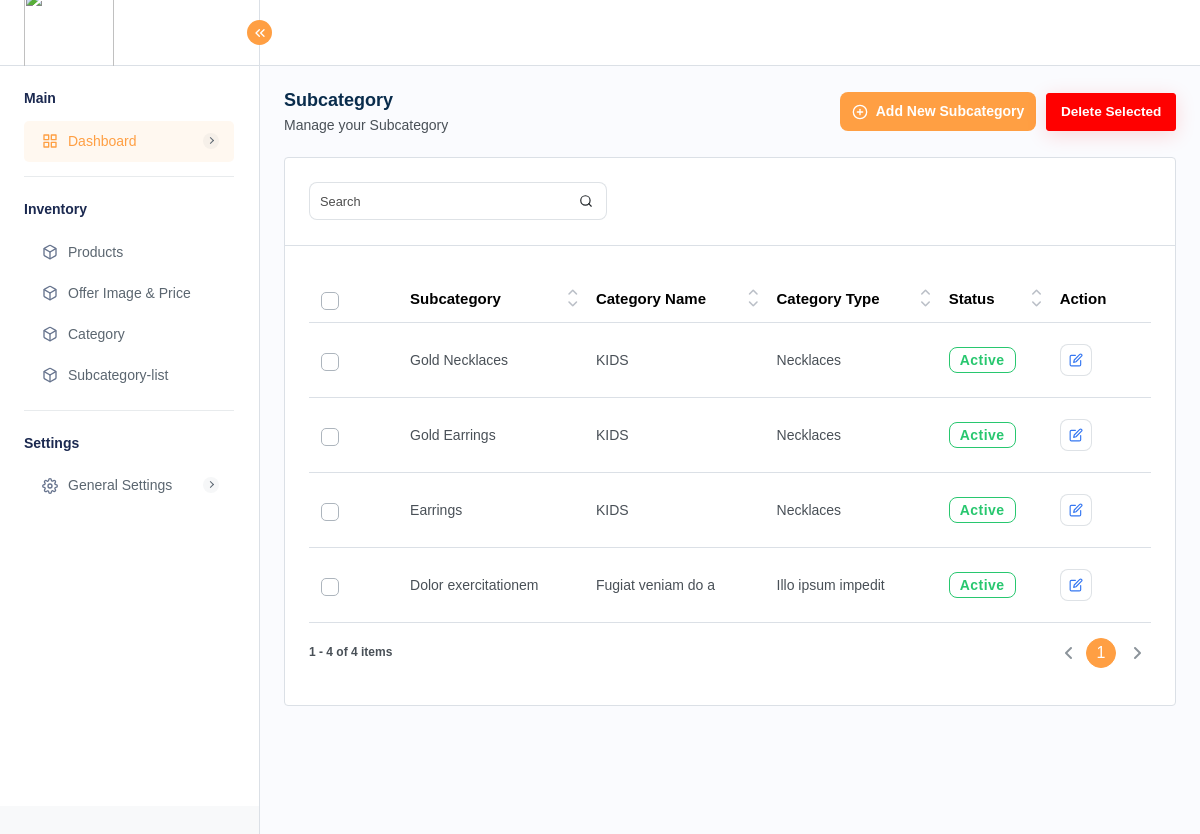
Page /admin/brand-list.php (signed in) on the committed database.
### tables this page shows
CREATE TABLE `brand` (
  `id` int(5) NOT NULL,
  `brand` varchar(255) NOT NULL,
  `status` tinyint(1) NOT NULL,
  `category_id` int(255) NOT NULL,
  `category_type_id` int(255) NOT NULL
);

CREATE TABLE `category` (
  `id` int(5) NOT NULL,
  `category` varchar(255) NOT NULL,
  `type` varchar(255) NOT NULL,
  `status` tinyint(1) NOT NULL DEFAULT 0
);

### admin/brand-list.php (the view, shortened to what this page needs)
<?php
include 'config.php';
$brands = [];
try {
	$stmt = $conn->prepare("SELECT * FROM brand");
	$stmt->execute();
	$result = $stmt->get_result();
	$brands = $result->fetch_all(MYSQLI_ASSOC);
} catch (Exception $e) {
	$error_message = "Error fetching brands: " . $e->getMessage();
}
?>
<?php include 'inc/header.php'; ?>
<?php include 'inc/sidebar.php'; ?>
<div class="page-wrapper">
    <div class="content">
        <div class="page-header">
            <div class="add-item d-flex">
                <div class="page-title">
                    <h4>Subcategory</h4>
                    <h6>Manage your Subcategory</h6>
                </div>
            </div>
            <div class="page-btn">
                <a href="#" class="btn btn-added" data-bs-toggle="modal" data-bs-target="#add-brand"><i
                        data-feather="plus-circle" class="me-2"></i>Add New Subcategory</a>
            </div>
            <div class="page-btn">
                <button class="btn btn-danger" onclick="deleteSelectedBrands()">Delete Selected</button>
            </div>
        </div>
        <div class="card table-list-card">
            <div class="card-body">
                <div class="table-top">
                    <div class="search-set">
                        <div class="search-input">
                            <a href="" class="btn btn-searchset"><i data-feather="search"
                                    class="feather-search"></i></a>
                        </div>
                    </div>
                </div>
                <div class="table-responsive">
                    <table class="table datanew">
                        <thead>
                            <tr>
                                <th class="no-sort">
                                    <label class="checkboxs">
                                        <span class="checkmarks"></span>
                                    </label>
                                </th>
                                <th>Subcategory</th>
                                <th>Category Name</th>
                                <th>Category Type</th>
                                <th>Status</th>
                                <th class="no-sort">Action</th>
                            </tr>
                        </thead>
                        <tbody>
                            <?php foreach ($brands as $brand): ?>
                                <?php
                                    $category_id = $brand['category_id'];
                                    $sql = "SELECT category AS category_name FROM category WHERE id = '$category_id'";
                                    $query = mysqli_query($conn, $sql);
                                    $res1 = mysqli_fetch_array($query, MYSQLI_BOTH);
                                    $type_id = $brand['category_type_id'];
                                    $sql3 = "SELECT type AS type_name FROM category WHERE id = '$type_id'";
                                    $query3 = mysqli_query($conn, $sql3);
                                    $res3 = mysqli_fetch_array($query3, MYSQLI_BOTH);
                                ?>
                                <?php if (!is_null($brand)): ?>
                                    <tr>
                                        <td>
                                            <label class="checkboxs">
                                                <span class="checkmarks"></span>
                                            </label>
                                        </td>
                                        <td><?php echo htmlspecialchars($brand['brand']); ?></td>
                                        <td><?php echo htmlspecialchars($res1['category_name']); ?></td>
                                        <td><?php echo htmlspecialchars($res3['type_name']); ?></td>
                                        <td>
                                            <span class="badge badge-linesuccess">
                                                <?php echo $brand['status'] == 1 ? 'Active' : 'Inactive'; ?>
                                            </span>
                                        </td>
                                        <td class="action-table-data">
                                            <div class="edit-delete-action">
                                                <a class="me-2 p-2" href="#" data-bs-toggle="modal"
                                                    data-bs-target="#edit-brand-<?php echo $brand['id']; ?>">
                                                    <i data-feather="edit" class="feather-edit"></i>
                                                </a>
                                            </div>
                                        </td>
                                    </tr>
                                <?php endif; ?>
                            <?php endforeach; ?>
                        </tbody>
                    </table>
                </div>
            </div>
        </div>
    </div>
</div>
</div>
<?php include 'inc/footer.php'; ?>

### admin/assets/css/feather.css (style rules this page uses)
[class^=feather-],[class*=" feather-"] { font-family:feather!important;speak:none;font-style:normal;font-weight:400;font-variant:normal;text-transform:none;line-height:1;-webkit-font-smoothing:antialiased;-moz-osx-font-smoothing:grayscale }
.feather-edit:before { content:"\e958" }
.feather-plus-circle:before { content:"\e9b2" }
.feather-search:before { content:"\e9c1" }

### rows in the picture
brand: brand "Gold Necklaces", category.category "KIDS", category.type "Necklaces", status "Active"
brand: brand "Gold Earrings", category.category "KIDS", category.type "Necklaces", status "Active"
brand: brand "Earrings", category.category "KIDS", category.type "Necklaces", status "Active"
brand: brand "Dolor exercitationem", category.category "Fugiat veniam do a", category.type "Illo ipsum impedit", status "Active"
